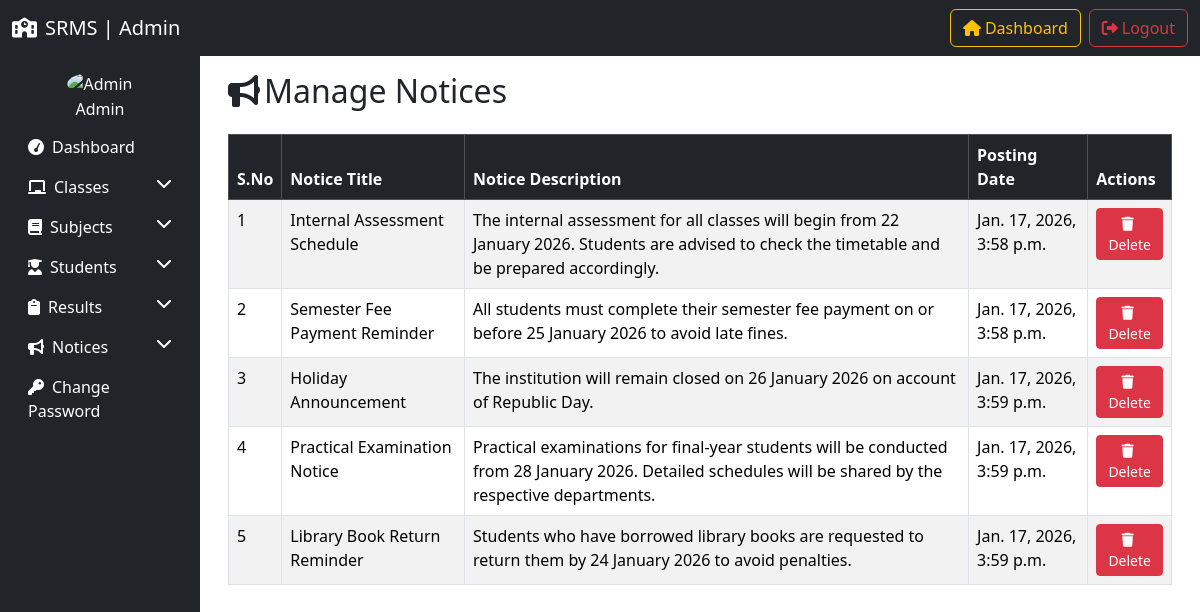
The page /manage_notices/ (signed in) on the database its author committed.
### resultapp/models.py (models this page shows, shortened)
class Notice(models.Model):
    title=models.CharField(max_length=100)
    description=models.TextField(max_length=500)
    posting_date=models.DateTimeField(auto_now_add=True)
    updation_date=models.DateTimeField(auto_now=True)

### resultapp/views.py (the view, shortened to what this page needs)
# urls.py: path("manage_notices/",manage_notices,name="manage_notices"),
@login_required
def manage_notices(request):
    notices=Notice.objects.all()
    return render(request,'manage_notices.html',locals())

### resultapp/templates/manage_notices.html (shortened to what this page needs)
{%extends 'admin_base.html'%}
{%block content%}
<div class="container-fluid">
    <h2 class="mb-4"><i class="fas fa-bullhorn me-1"></i>Manage Notices</h2>
    <table class="table table-bordered table-striped">
        <thead class="table-dark">
            <tr>
                <th>S.No</th>
                <th>Notice Title</th>
                <th>Notice Description</th>
                <th>Posting Date</th>
                <th>Actions</th>
            </tr>
        </thead>
        <tbody>
            {%for notice in notices%}
            <tr>
                <td>{{forloop.counter}}</td>
                <td>{{notice.title}}</td>
                <td>{{notice.description}}</td>
                <td>{{notice.posting_date}}</td>
                <td>
                    <a href="?delete={{notice.id}}"
                        onclick="return confirm('Are you sure you want to delete this subject?')"
                        class="btn btn-danger btn-sm"><i class="fas fa-trash me-1"></i>Delete</a>
                </td>
            </tr>
            {% empty %}
            <tr>
                <td colspan="6" class="text-center">No notices found</td>
            </tr>
            {%endfor%}
        </tbody>
    </table>
</div>
{%endblock%}

### rows shown on the page
Notice: title "Internal Assessment Schedule", description "The internal assessment for all classes will begin from 22 January 2026. Students are advised to check the timetable and be prepared accordingly.", posting_date "Jan. 17, 2026, 3:58 p.m."
Notice: title "Semester Fee Payment Reminder", description "All students must complete their semester fee payment on or before 25 January 2026 to avoid late fines.", posting_date "Jan. 17, 2026, 3:58 p.m."
Notice: title "Holiday Announcement", description "The institution will remain closed on 26 January 2026 on account of Republic Day.", posting_date "Jan. 17, 2026, 3:59 p.m."
Notice: title "Practical Examination Notice", description "Practical examinations for final-year students will be conducted from 28 January 2026. Detailed schedules will be shared by the respective departments.", posting_date "Jan. 17, 2026, 3:59 p.m."
Notice: title "Library Book Return Reminder", description "Students who have borrowed library books are requested to return them by 24 January 2026 to avoid penalties.", posting_date "Jan. 17, 2026, 3:59 p.m."
